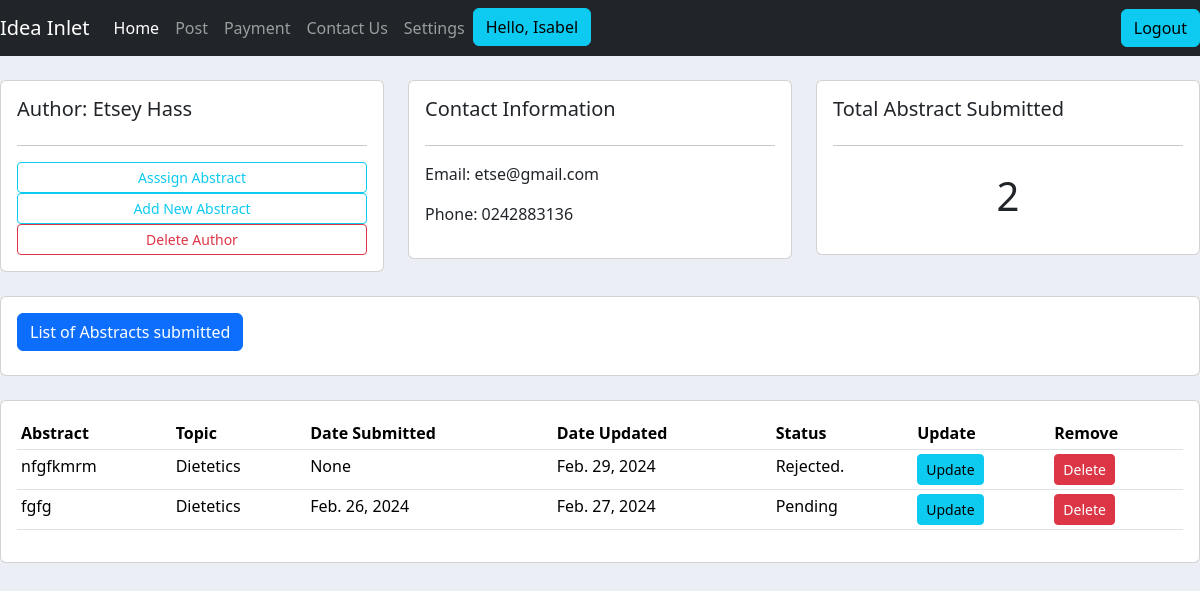
The page /author/1/ (signed in) on the database its author committed.
### abstract/models.py (models this page shows, shortened)
class Author(models.Model):
    TITLE = (
        ("Mr.", "Mr."),
        ("Mrs", "Mrs."),
        ("Dr.", "Dr."),
        ("Prof.", "Prof."),
    )
    GENDER = (
       ("Male", "Male"),
        ("Female", "Female"),
        ("Other", "Other"),
    )
    user = models.OneToOneField(User, null=True, on_delete=models.CASCADE)
    title = models.CharField(max_length=50, choices=TITLE)
    first_name = models.CharField(max_length=200, null=True)
    last_name = models.CharField(max_length=200, null=True)
    gender = models.CharField(max_length=50, choices=GENDER)
    phone = models.CharField(max_length=200, null=True)
    email = models.EmailField(max_length=200, null=True)
    profession = models.CharField(max_length=200, null=True)
    organization = models.CharField(max_length=200, null=True)
    address = models.CharField(max_length=300, null=True)
    bio = models.TextField(max_length=600, null=True, blank=True)
    date_created = models.DateTimeField(auto_now_add=True, null=True)

class Abstract(models.Model):
    STATUS = (
        ("Pending", "Pending"),
        ("Under Review", "Under Review"),
        ("Accepted", "Accepted"),
        ("Rejected.", "Rejected"),
    )
    title = models.CharField(max_length=200, null=True)
    abstract_body = models.TextField(max_length=600, null=True)
    keywords = models.CharField(max_length=300, null=True)
    author_name = models.CharField(max_length=200, null=True)
    author_email = models.EmailField(max_length=200, null=True)
    author_affiliation = models.CharField(max_length=200, null=True)
    presenter_name = models.CharField(max_length=200, null=True)
    presenter_email = models.EmailField(max_length=200, null=True)
    date_created = models.DateField(auto_now_add=True, null=True)
    date_updated = models.DateField(auto_now=True, null=True)
    upload = models.FileField(upload_to="uploads/%Y/%m/%d/", blank=True)
    status = models.CharField(max_length=50, choices=STATUS, default='Pending', blank=True)
    topics = models.ManyToManyField(Topic)
    presentation_preference = models.ManyToManyField(Presentation_type)
    event = models.ForeignKey(Event, null=True, on_delete=models.SET_NULL)
    author = models.ForeignKey(Author, null=True, on_delete=models.SET_NULL, blank=True)
    editors = models.ManyToManyField(Group, related_name='assigned_abstracts', blank=True)

class Topic(models.Model):
    topics = models.CharField(max_length=1000, null=True)

### abstract/decorators.py (the view)
        def wrapper_func(request, *args, **kwargs):
            group = None
            if request.user.groups.exists():
                group = request.user.groups.all()[0].name
            if group in allowed_roles:
                return  view_func(request, *args, **kwargs)
            else:
                return render(request, 'abstract/authorize.html')

### abstract/views.py (called while the page is built)
@login_required(login_url='login')
@allowed_users(allowed_roles=['author', 'reviewer'])
def author(request, pk):
    author_instance = Author.objects.get(id=pk)
    abstracts = Abstract.objects.filter(author=author_instance)
    abstract_info = []
    for abstract in abstracts:
        topics = abstract.topics.all()
        topic_names = [topic.topics for topic in topics]
        abstract_info.append({
            'id': abstract.id,
            'title': abstract.title,
            'topics': topic_names,
            'status': abstract.status,
            'date_created': abstract.date_created,
            'date_updated': abstract.date_updated
        })
    abstract_count = abstracts.count()
    context = {
        'author': author_instance,
        'abstract_info': abstract_info,
        'abstract_count': abstract_count
    }
    return render(request, 'abstract/author.html', context)

### abstract/templates/abstract/author.html
{% extends 'abstract/main.html' %}
{% block content %}
<br>
<div class="row">
    <div class="col-md">
        <div class="card card-body">
            <h5>Author: {{author.first_name}} {{author.last_name}}</h5>
            <hr>
            <a class="btn btn-outline-info  btn-sm btn-block" href="{% url 'assign_abstract' %}">Asssign Abstract</a>
            <a class="btn btn-outline-info  btn-sm btn-block" href="{% url 'create_abstract' author.id %}">Add New Abstract</a>
            <a class="btn btn-outline-danger  btn-sm btn-block" href="">Delete Author</a>
        </div>
    </div>
    <div class="col-md">
        <div class="card card-body">
            <h5>Contact Information</h5>
            <hr>
            <p>Email: {{author.email}}</p>
            <p>Phone: {{author.phone}}</p>
        </div>
    </div>
    <div class="col-md">
        <div class="card card-body">
            <h5>Total Abstract Submitted</h5>
            <hr>
            <h1 style="text-align: center;padding: 10px">{{abstract_count}}</h1>
        </div>
    </div>
</div>
<br>
<div class="row">
    <div class="col">
        <div class="card card-body">
            <form method="get">
            <h2 class="btn btn-primary"> List of Abstracts submitted </h2>
          </form>
        </div>
    </div>
</div>
<br>
<div class="row">
    <div class="col-md">
        <div class="card card-body">
            <table class="table table-sm">
                <tr>
                    <th>Abstract</th>
                    <th>Topic</th>
                    <th>Date Submitted</th>
                    <th>Date Updated</th>
                    <th>Status</th>
                    <th>Update</th>
                    <th>Remove</th>
                </tr>
                {% for abstract in abstract_info %}
                    <tr>
                        <td>{{ abstract.title }}</td>
                        {% for topic in abstract.topics %}
                            <td>{{ topic }}</td>
                            {% endfor %}
                        <td>{{ abstract.date_created }}</td>
                        <td>{{ abstract.date_updated }}</td>
                        <td>{{ abstract.status }}</td>
                        <td><a class= "btn btn-sm btn-info" href="{% url 'update_abstract' abstract.id %}"> Update </a></td>
					    <td><a class= "btn btn-sm btn-danger" href="{% url 'delete_abstract' abstract.id %}"> Delete </a></td>
                    </tr>
				{% endfor %}
            </table>
        </div>
    </div>
</div>
{% endblock %}

### abstract/templates/abstract/navbar.html (shortened to what this page needs)
{% load static %}
<nav class="navbar navbar-expand-lg navbar-dark bg-dark">
  <a class="navbar-brand" href="{% url 'home' %}">Idea Inlet</a>
  <div class="collapse navbar-collapse" id="navbarNavAltMarkup">
    <ul class="navbar-nav">
        <a class="nav-item nav-link active" href="{% url 'home' %}">Home</a>
        <a class="nav-item nav-link" href="#">Post</a>
        <a class="nav-item nav-link" href="{% url 'place-order' %}">Payment</a>
        <a class="nav-item nav-link" href="{% url 'contact' %}">Contact Us</a>
      {% if not user.is_authenticated %}
        <a class="nav-item nav-link" href="{% url 'register' %}">Register</a>
        <a class="nav-item nav-link" href="{% url 'login' %}">Login</a>
      {% else %}
        {% if request.user.author %}
        <a class="nav-link" href="{% url 'account' %}">Settings</a>
        <span><a class="btn btn-info" href="{% url 'user' %}">Hello, {{request.user}} </a>
        </span>
        {% endif %}
      </ul>
    </div>
    <span><a class="btn btn-info" href="{% url 'logout' %}"> Logout</a>
      </span>
    {% endif %}
</nav>

### abstract/static/css/main.css (style rules this page uses)
body { background-color: #ebeff5; }

### rows shown on the page
Author: first_name "Etsey", last_name "Hass", email "etse@gmail.com", phone "0242883136"
Abstract: title "nfgfkmrm", date_updated "Feb. 29, 2024", status "Rejected."
Topic: topics "Dietetics" "Dietetics"
Abstract: title "fgfg", date_created "Feb. 26, 2024", date_updated "Feb. 27, 2024", status "Pending"

### other values the page prints
{{ request.user }} "Isabel"
{{ abstract_count }} "2"
{{ abstract.date_created }} "None"
